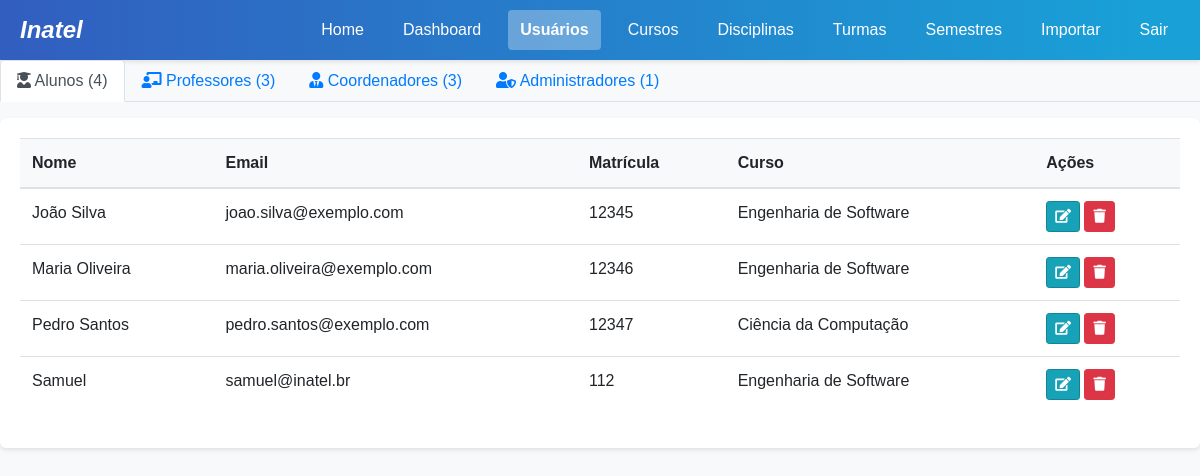
The app's page /custom-admin/users/ (signed in), older data.
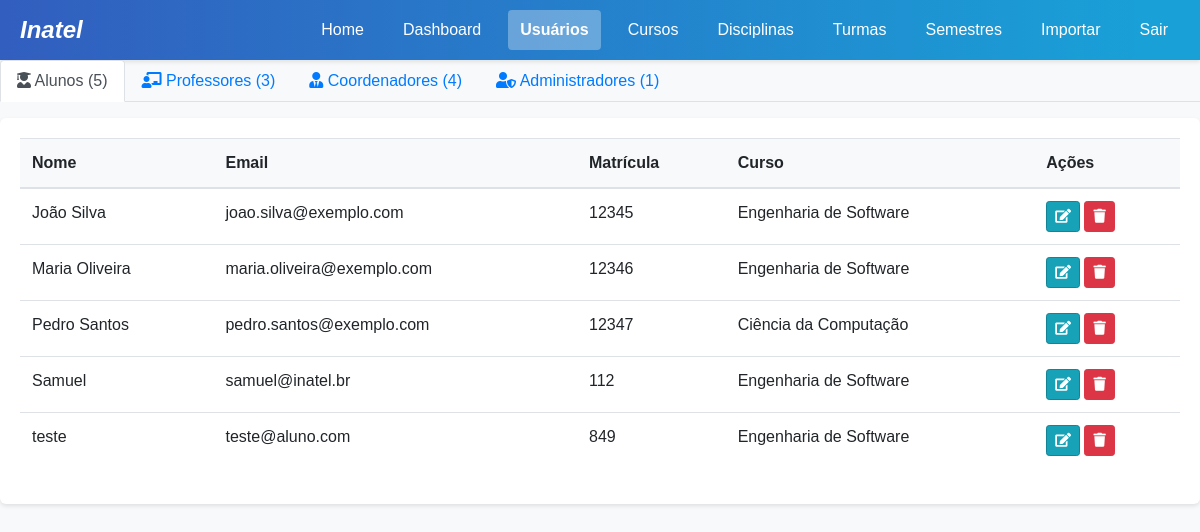
The same page, newer data.
### project/models.py (models this page shows, shortened)
class Aluno(models.Model):
    idAluno = models.AutoField(primary_key=True)
    nomeAluno = models.CharField(max_length=100)
    emailAluno = models.EmailField(unique=True)
    senhaAluno = models.CharField(max_length=100)
    matricula = models.CharField(max_length=20, unique=True)
    curso = models.ForeignKey(Curso, on_delete=models.CASCADE, related_name='alunos')
    reset_token = models.CharField(max_length=100, null=True, blank=True)

class Curso(models.Model):
    id = models.AutoField(primary_key=True)
    nome = models.CharField(max_length=100)

### project/views.py (the view)
    def wrapper(request, *args, **kwargs):
        if "user_type" not in request.session or "user_id" not in request.session:
            messages.error(
                request, "Você precisa estar logado para acessar esta página."
            )
            return redirect("login")
        user_type = request.session["user_type"]
        user_id = request.session["user_id"]
        try:
            if user_type == "aluno":
                Aluno.objects.get(idAluno=user_id)
            elif user_type == "professor":
                Professor.objects.get(idProfessor=user_id)
            elif user_type == "coordenador":
                Coordenador.objects.get(id=user_id)
            elif user_type == "admin":
                from .models import Admin
                Admin.objects.get(id=user_id)
            else:
                messages.error(request, "Tipo de usuário não reconhecido.")
                request.session.flush()
                return redirect("login")
        except Exception:
            messages.error(
                request,
                "Sua sessão expirou ou é inválida. Por favor, faça login novamente.",
            )
            request.session.flush()
            return redirect("login")
        return view_func(request, *args, **kwargs)

### project/context_processors.py (called while the page is built)
def user_data(request):
    context = {
        'user_type': request.session.get('user_type'),
        'user_id': request.session.get('user_id'),
        'username': request.session.get('username'),
    }
    if 'user_type' in request.session:
        notificacoes = obter_notificacoes_usuario(request)
        context['notificacoes_nao_lidas'] = notificacoes.filter(lida=False)
        context['notificacoes_count'] = context['notificacoes_nao_lidas'].count()
    return context

### project/utils.py (called while the page is built)
def obter_notificacoes_usuario(request):
    from .models import Notificacao, Aluno, Professor, Coordenador, Admin
    user_type = request.session.get('user_type')
    user_id = request.session.get('user_id')
    if not user_type or not user_id:
        return Notificacao.objects.none()
    if user_type == 'aluno':
        return Notificacao.objects.filter(aluno_id=user_id)
    elif user_type == 'professor':
        return Notificacao.objects.filter(professor_id=user_id)
    elif user_type == 'coordenador':
        return Notificacao.objects.filter(coordenador_id=user_id)
    elif user_type == 'admin':
        return Notificacao.objects.filter(admin_id=user_id)
    return Notificacao.objects.none()

### project/templates/admin/users.html (shortened to what this page needs)
<!DOCTYPE html>
<html lang="pt-br">
<head>
    {% load static %}
    <link rel="stylesheet" href="https://stackpath.bootstrapcdn.com/bootstrap/4.5.2/css/bootstrap.min.css">
    <link rel="stylesheet" href="{% static 'css/main.css' %}">
    <link rel="stylesheet" href="https://cdnjs.cloudflare.com/ajax/libs/font-awesome/5.15.3/css/all.min.css">
</head>
<body>
    {% include '_header.html' %}
        <ul class="nav nav-tabs" id="usersTabs" role="tablist">
            <li class="nav-item">
                <a class="nav-link active" id="alunos-tab" data-toggle="tab" href="#alunos" role="tab">
                    <i class="fas fa-user-graduate"></i> Alunos ({{ alunos.count }})
                </a>
            </li>
            <li class="nav-item">
                <a class="nav-link" id="professores-tab" data-toggle="tab" href="#professores" role="tab">
                    <i class="fas fa-chalkboard-teacher"></i> Professores ({{ professores.count }})
                </a>
            </li>
            <li class="nav-item">
                <a class="nav-link" id="coordenadores-tab" data-toggle="tab" href="#coordenadores" role="tab">
                    <i class="fas fa-user-tie"></i> Coordenadores ({{ coordenadores.count }})
                </a>
            </li>
            <li class="nav-item">
                <a class="nav-link" id="admins-tab" data-toggle="tab" href="#admins" role="tab">
                    <i class="fas fa-user-shield"></i> Administradores ({{ admins.count }})
                </a>
            </li>
        </ul>
        <div class="tab-content" id="usersTabContent">
            <div class="tab-pane fade show active" id="alunos" role="tabpanel">
                <div class="card mt-3">
                    <div class="card-body">
                        <div class="table-responsive">
                            <table class="table table-hover">
                                <thead>
                                    <tr>
                                        <th>Nome</th>
                                        <th>Email</th>
                                        <th>Matrícula</th>
                                        <th>Curso</th>
                                        <th>Ações</th>
                                    </tr>
                                </thead>
                                <tbody>
                                    {% for aluno in alunos %}
                                        <tr>
                                            <td>{{ aluno.nomeAluno }}</td>
                                            <td>{{ aluno.emailAluno }}</td>
                                            <td>{{ aluno.matricula }}</td>
                                            <td>{{ aluno.curso.nome }}</td>
                                            <td>
                                                <a href="{% url 'admin_edit_user' 'aluno' aluno.idAluno %}" class="btn btn-sm btn-info">
                                                    <i class="fas fa-edit"></i>
                                                </a>
                                                <button type="button" class="btn btn-sm btn-danger" data-toggle="modal" data-target="#deleteModal"
                                                        data-user-id="{{ aluno.idAluno }}" data-user-name="{{ aluno.nomeAluno }}" data-user-role="aluno">
                                                    <i class="fas fa-trash"></i>
                                                </button>
                                            </td>
                                        </tr>
                                    {% empty %}
                                        <tr>
                                            <td colspan="5" class="text-center">Nenhum aluno cadastrado.</td>
                                        </tr>
                                    {% endfor %}
                                </tbody>
                            </table>
                        </div>
                    </div>
                </div>
            </div>
        </div>
</body>
</html>

Row changes from the older to the newer data that the page shows:
added Aluno: nomeAluno "teste", emailAluno "teste@aluno.com", matricula "849", curso.nome "Engenharia de Software"
Text that changed along with them:
{{ alunos.count }}: "4" → "5"
{{ coordenadores.count }}: "3" → "4"
